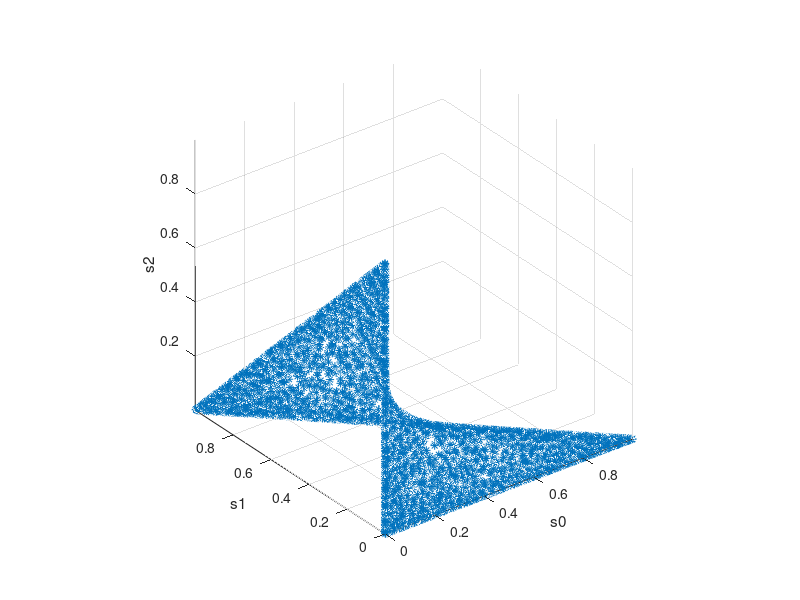
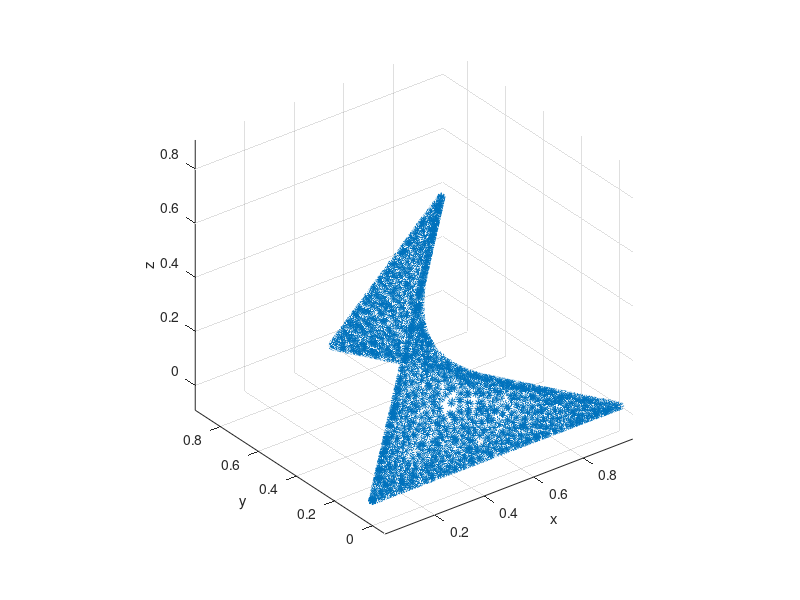

The MATLAB source for these figures, in order: (Note: this script raises an error after producing the figures.)
%% Study 3-D Blackwell Measure.
clc;clear;
addpath('codes/polar/GA/');

P = 1;                  % The constellation power is 2P.
A = sqrt(P);            % Amplitude on I or Q.

A0 = A*[1,1];
A1 = A*[-1,1];
A2 = A*[-1,-1];
A3 = A*[1, -1];

Esn0 = 1.5;             % unit: dB

% sigma = 0.8;
sigma = A * (10^(-Esn0/20));


%% Do QPSK sampling.
N_sample = 10000;
bm_posterior_coord = zeros(N_sample, 3);

for idx = 1:N_sample
    b0 = rand() > 0.5;
    b1 = rand() > 0.5;
    
    noise = sigma*randn([1,2]);
    y = (1-2*[b0, b1]) + noise;
    r0 = norm(y-A0);
    r1 = norm(y-A1);
    r2 = norm(y-A2);
    r3 = norm(y-A3);
    
    s0 = exp(-r0^2/(2*sigma^2));
    s1 = exp(-r1^2/(2*sigma^2));
    s2 = exp(-r2^2/(2*sigma^2));
    s3 = exp(-r3^2/(2*sigma^2));
    
    s = sum([s0, s1, s2, s3]);
    s0 = s0 / s;
    s1 = s1 / s;
    s2 = s2 / s;
    s3 = s3 / s;
    
    bm_posterior_coord(idx, :) = [s0, s1, s2];
end

scatter3(bm_posterior_coord(:,1), bm_posterior_coord(:,2), bm_posterior_coord(:,3), '*');
xlabel('s0'); ylabel('s1'); zlabel('s2');
axis equal;

% Tetrahedron Representation.
% symbols: [A0, A1, A2, A3].
% bit mapping: [b0b1] = [00, 10, 01, 11].
% Posterioiri proba: [s0, s1, s2, s3].
% [s0, s1, s2] in use.
v0 = [1, 0, 0];
v1 = [0.5, sqrt(3)/2, 0];
v2 = [0.5, 0.5/sqrt(3), sqrt(6)/3];

bm_display_coord = zeros(size(bm_posterior_coord));
for idx = 1:N_sample
    s0 = bm_posterior_coord(idx, 1);
    s1 = bm_posterior_coord(idx, 2);
    s2 = bm_posterior_coord(idx, 3);
    bm_display_coord(idx, :) = s0 * v0 + s1 * v1 + s2 * v2;
end

figure(2);
scatter3(bm_display_coord(:,1), bm_display_coord(:,2), bm_display_coord(:,3), '*');
xlabel('x'); ylabel('y'); zlabel('z');
axis equal;

%% Calculate the exact Blackwell Measure for QPSK-AWGN channel.
N_bins_each_dim = 80;
bin_centers = linspace(0, 1, N_bins_each_dim);
% index of the bins: 1 ~ N_bins_each_dim.
% index0 + index1 <= N + 1.
bm_dist = zeros(N_bins_each_dim, N_bins_each_dim, N_bins_each_dim);

% Enumerate all the bins: use the following code:
% for idx0 = 1:N_bins_each_dim
%     for idx1 = 1:(N_bins_each_dim+1-idx0)
%         for idx2 = 1:(N_bins_each_dim+2-idx0-idx1)
%             s0 = bin_centers(idx0);
%             s1 = bin_centers(idx1);
%             s2 = bin_centers(idx2);
%             s3 = 1-s0-s1-s2;
%             
%         end
%     end
% end

Nb = 2000;
p = 1/Nb;

proba_bins = linspace(0,1,Nb+1);
confidence_bounds = zeros(2, Nb);
expected_value = zeros(1, Nb);
confidence_bounds(1, 1) = -Inf;
confidence_bounds(2, Nb) = +Inf;

for idx = 1:Nb-1
    t = norminv(proba_bins(idx+1));
    confidence_bounds(1, idx+1) = t;
    confidence_bounds(2, idx) = t;
end

for idx = 1:Nb
    L = confidence_bounds(1, idx);
    U = confidence_bounds(2, idx);
    if L == -Inf
        E = -1/sqrt(2*pi)*exp(-0.5*U^2);
    elseif U == +Inf
        E = 1/sqrt(2*pi)*exp(-0.5*L^2);
    else
        E = -1/sqrt(2*pi)*(exp(-0.5*U^2)-exp(-0.5*L^2));
    end
    expected_value(idx) = E/p;
end

% Calculate the QPSK BM.
for idx_i = 1:Nb
    for idx_q = 1:Nb
        Ei = A + sigma * expected_value(idx_i);
        Eq = A + sigma * expected_value(idx_q);

        y = [Ei, Eq];                   % Received signal.
        r0 = norm(y-A0);
        r1 = norm(y-A1);
        r2 = norm(y-A2);
        r3 = norm(y-A3);

        s0 = exp(-r0^2/(2*sigma^2));
        s1 = exp(-r1^2/(2*sigma^2));
        s2 = exp(-r2^2/(2*sigma^2));
        s3 = exp(-r3^2/(2*sigma^2));

        s = sum([s0, s1, s2, s3]);
        s0 = s0 / s;
        s1 = s1 / s;
        s2 = s2 / s;
        s3 = s3 / s;
       
        
%         if idx0+idx1 > 1+N_bins_each_dim
%             error('?');
%         elseif idx0+idx1+idx2 > 2+N_bins_each_dim
%             error('??');    % This is impossible! While it happened.....
%         end
% This is not a reasonable solution.
        [idx0, idx1, idx2, idx3] = convert_dist_into_index([s0, s1, s2, s3], N_bins_each_dim);
        
        bm_dist(idx0, idx1, idx2) = bm_dist(idx0, idx1, idx2) + (p^2)/4;
        bm_dist(idx1, idx2, idx3) = bm_dist(idx1, idx2, idx3) + (p^2)/4;
        bm_dist(idx2, idx3, idx0) = bm_dist(idx2, idx3, idx0) + (p^2)/4;
        bm_dist(idx3, idx0, idx1) = bm_dist(idx3, idx0, idx1) + (p^2)/4;
    end
end

%% Display bm_dist using 3D density plot...

I_theoretical = log2(1+(A/sigma)^2);        % Maximum value achievable.
fprintf('Theoretical AWGNC Gaussian-input I = %f bits/ch.use\n\n', I_theoretical);

I_QPSK = 2*Capacity_Binary_AWGN(A, sigma);
fprintf('Theoretical QPSK channel I = %f bits/ch.use\n\n', I_QPSK);

I = get_I_4D(bm_dist, bin_centers);
fprintf('BM I = %f bits\n\n', I);


%% Plot!
plot_BM(bm_dist, bin_centers);
